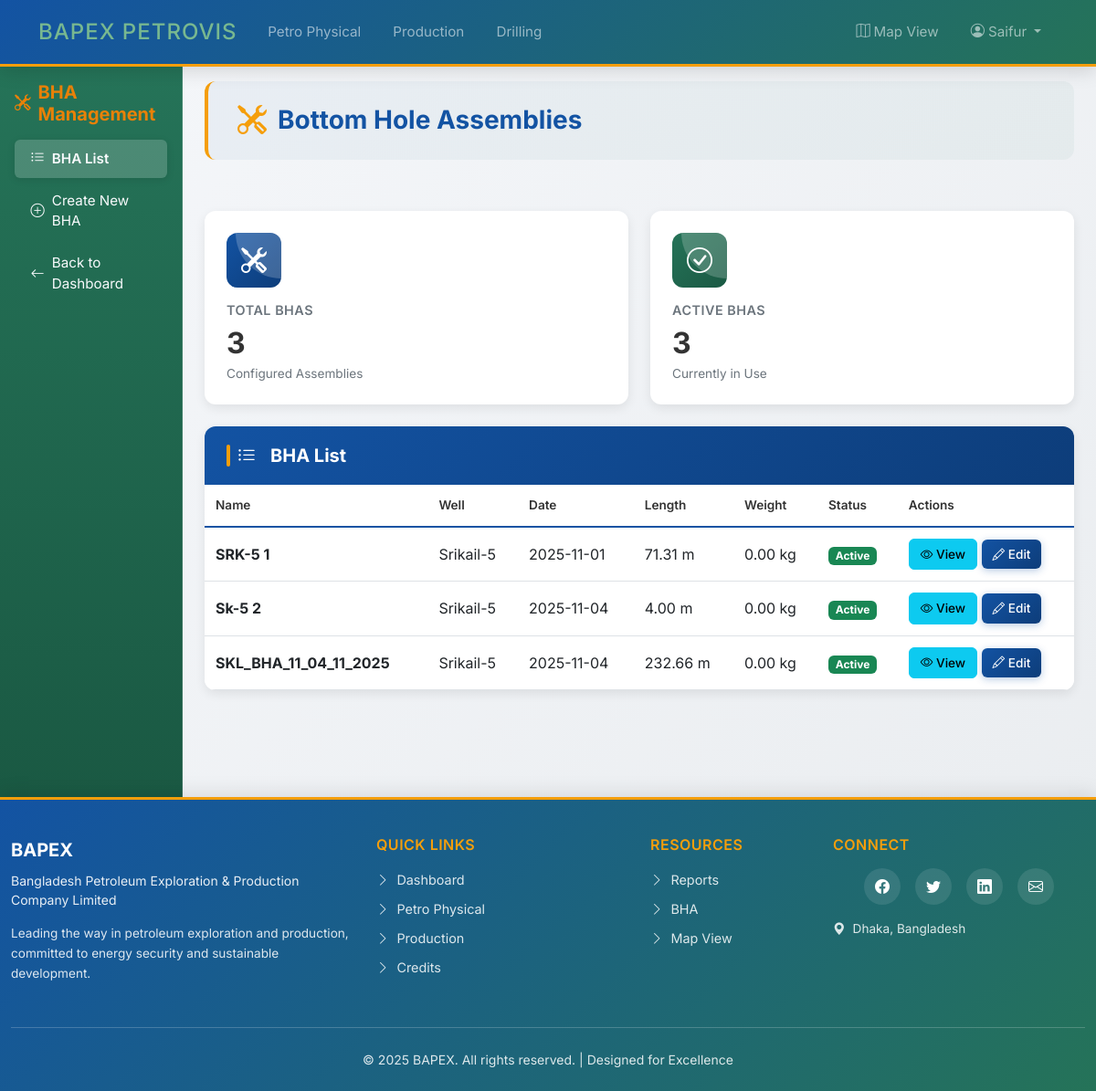
Screenshot of /bha/ (signed in) with the database file from the repository.
### plotter/models.py (models this page shows, shortened)
class BHA(models.Model):
    name = models.CharField(max_length=200)
    drilling_report = models.ForeignKey(DailyDrillingReport, on_delete=models.CASCADE, related_name='bha_configurations')
    components = models.ManyToManyField(BHAComponent, through='BHAComponentPosition')
    total_length = models.FloatField(help_text="Total length in meters", null=True, blank=True)
    total_weight = models.FloatField(help_text="Total weight in kg", null=True, blank=True)
    created_at = models.DateTimeField(auto_now_add=True)
    updated_at = models.DateTimeField(auto_now=True)
    notes = models.TextField(null=True, blank=True)
    is_active = models.BooleanField(default=True)

class DailyDrillingReport(models.Model):
    well = models.ForeignKey(Well, on_delete=models.CASCADE, related_name='drilling_reports')
    report_no = models.IntegerField(blank=True, null=True)
    date = models.DateField(blank=True, null=True)
    depth_start = models.FloatField(help_text="start depth (MD) in meters")
    depth_end = models.FloatField(help_text="end depth (MD) in meters")
    depth_start_tvd = models.FloatField(help_text="start depth (TVD) in meters", blank=True, null=True)
    depth_end_tvd = models.FloatField(help_text="end depth (TVD) in meters", blank=True, null=True)
    current_operation = models.TextField(blank=True, null=True)
    present_activity = models.TextField(blank=True, null=True)
    csg = models.TextField(blank=True, null=True)
    last_csg = models.TextField(blank=True, null=True)
    next_program = models.TextField(blank=True, null=True)
    gas_show = models.BooleanField(default=False, help_text="Indicates if any gas show was observed during this report")
    comments = models.TextField(blank=True, null=True)
    class Meta:
        ordering = ['date', 'depth_start']
        verbose_name = 'Daily Drilling Report'
        verbose_name_plural = 'Daily Drilling Reports'

class Well(models.Model):
    name = models.CharField(max_length=100, unique=True)
    location = models.CharField(max_length=200, null=True, blank=True)
    type = models.CharField(max_length=200, null=True, blank=True)
    rig = models.CharField(max_length=200, null=True, blank=True)
    spud_date = models.DateField(null=True, blank=True)
    gas_field = models.ForeignKey(
        GasField,
        on_delete=models.CASCADE,
        related_name='wells'
    )

### plotter/bha_views.py (the view)
# urls.py: path('bha/', bha_views.bha_list, name='bha_list'),
@login_required
def bha_list(request):
    bhas = BHA.objects.select_related('drilling_report', 'drilling_report__well').all()
    active_bhas_count = BHA.objects.filter(is_active=True).count()
    return render(request, 'plotter/bha/list.html', {
        'bhas': bhas,
        'active_bhas_count': active_bhas_count
    })

### plotter/templates/plotter/bha/list.html (shortened to what this page needs)
{% extends 'plotter/bha/base_bha.html' %}
{% block bha_content %}
<div class="row">
    <div class="col-md-12 mb-4">
        <div class="bha-page-header">
            <h2>
                <i class="bi bi-tools"></i>
                Bottom Hole Assemblies
            </h2>
        </div>
    </div>
</div>
<div class="row">
    <div class="col-md-6 mb-4">
        <div class="card stats-card-modern card-blue">
            <div class="card-body">
                <div class="icon-wrapper">
                    <i class="bi bi-tools"></i>
                </div>
                <h5>Total BHAs</h5>
                <h2>{{ bhas|length }}</h2>
                <p>Configured Assemblies</p>
            </div>
        </div>
    </div>
    <div class="col-md-6 mb-4">
        <div class="card stats-card-modern card-green">
            <div class="card-body">
                <div class="icon-wrapper">
                    <i class="bi bi-check-circle"></i>
                </div>
                <h5>Active BHAs</h5>
                <h2>{{ active_bhas_count }}</h2>
                <p>Currently in Use</p>
            </div>
        </div>
    </div>
</div>
<div class="row">
    <div class="col-md-12">
        <div class="card table-card-modern">
            <div class="card-header">
                <h5>
                    <i class="bi bi-list-ul me-2"></i>BHA List
                </h5>
            </div>
            <div class="card-body p-0">
                <div class="table-responsive">
                    <table class="table table-hover">
                        <thead>
                            <tr>
                                <th>Name</th>
                                <th>Well</th>
                                <th>Date</th>
                                <th>Length</th>
                                <th>Weight</th>
                                <th>Status</th>
                                <th>Actions</th>
                            </tr>
                        </thead>
                        <tbody>
                            {% for bha in bhas %}
                            <tr>
                                <td><strong>{{ bha.name }}</strong></td>
                                <td>{{ bha.drilling_report.well.name }}</td>
                                <td>{{ bha.drilling_report.date|date:"Y-m-d" }}</td>
                                <td>{{ bha.total_length|floatformat:2 }} m</td>
                                <td>{{ bha.total_weight|floatformat:2 }} kg</td>
                                <td>
                                    {% if bha.is_active %}
                                    <span class="badge bg-success">Active</span>
                                    {% else %}
                                    <span class="badge bg-secondary">Inactive</span>
                                    {% endif %}
                                </td>
                                <td>
                                    <a href="{% url 'bha_detail' bha.id %}" class="btn btn-sm btn-info btn-action">
                                        <i class="bi bi-eye"></i> View
                                    </a>
                                    <a href="{% url 'bha_edit_designer' bha.id %}" class="btn btn-sm btn-primary btn-action">
                                        <i class="bi bi-pencil"></i> Edit
                                    </a>
                                </td>
                            </tr>
                            {% endfor %}
                        </tbody>
                    </table>
                </div>
            </div>
        </div>
    </div>
</div>
{% endblock %}

### plotter/templates/base.html (shortened to what this page needs)
{% load static %}
<!DOCTYPE html>
<html lang="en">
<head>
    <link href="https://cdn.jsdelivr.net/npm/bootstrap@5.3.0/dist/css/bootstrap.min.css" rel="stylesheet">
    <link rel="stylesheet" href="https://cdn.jsdelivr.net/npm/bootstrap-icons@1.7.2/font/bootstrap-icons.css">
</head>
<body>
    <nav class="navbar navbar-expand-lg navbar-dark">
        <div class="container">
            <a class="navbar-brand d-flex align-items-center" href="{% url 'dashboard' %}" style="text-decoration: none;">
                <span style="font-size: 1.5rem; font-weight: 500; letter-spacing: 1px; color: #78B890; text-transform: uppercase; font-family: 'Inter', sans-serif;">BAPEX PETROVIS</span>
            </a>
            <div class="collapse navbar-collapse" id="navbarNav">
                <ul class="navbar-nav me-auto mb-2 mb-lg-0">
                    <li class="nav-item">
                        <a class="nav-link {% if request.resolver_match.url_name == 'graph_view' %}active{% endif %}" href="{% url 'graph_view' %}">Petro Physical</a>
                    </li>
                    <li class="nav-item">
                        <a class="nav-link {% if request.resolver_match.url_name == 'production_fields' %}active{% endif %}" href="{% url 'production_fields' %}">Production</a>
                    </li>
                    <li class="nav-item">
                        <a class="nav-link {% if request.resolver_match.url_name == 'drilling_reports_index' %}active{% endif %}" href="{% url 'drilling_reports_index' %}">Drilling</a>
                    </li>
                </ul>
                <ul class="navbar-nav">
                    <li class="nav-item">
                        <a class="nav-link" href="https://www.bogdp.gov.bd/" target="_blank">
                            <i class="bi bi-map me-1"></i>Map View
                        </a>
                    </li>
                    {% if user.is_authenticated %}
                    <li class="nav-item dropdown">
                        <a class="nav-link dropdown-toggle" href="#" id="navbarDropdown" role="button" data-bs-toggle="dropdown" aria-expanded="false">
                            <i class="bi bi-person-circle me-1"></i>{{ user.username }}
                        </a>
                    </li>
                    {% else %}
                    <li class="nav-item">
                        <a class="nav-link" href="{% url 'login' %}">
                            <i class="bi bi-box-arrow-in-right me-1"></i>Login
                        </a>
                    </li>
                    {% endif %}
                </ul>
            </div>
        </div>
    </nav>
    <div class="main-content">
        {% block content %}
        {% endblock %}
    </div>
    <footer class="footer">
        <div class="container">
            <div class="row g-4">
                <div class="col-lg-4 col-md-6">
                    <div class="footer-brand">BAPEX</div>
                    <p class="footer-tagline">Bangladesh Petroleum Exploration & Production Company Limited</p>
                    <p style="font-size: 0.85rem; opacity: 0.85; line-height: 1.6;">
                        Leading the way in petroleum exploration and production, committed to energy security and sustainable development.
                    </p>
                </div>
                <div class="col-lg-3 col-md-6">
                    <h6 class="footer-heading">Quick Links</h6>
                    <ul class="footer-links">
                        <li><a href="{% url 'dashboard' %}"><i class="bi bi-chevron-right"></i>Dashboard</a></li>
                        <li><a href="{% url 'graph_view' %}"><i class="bi bi-chevron-right"></i>Petro Physical</a></li>
                        <li><a href="{% url 'production_fields' %}"><i class="bi bi-chevron-right"></i>Production</a></li>
                        <li><a href="{% url 'credits' %}"><i class="bi bi-chevron-right"></i>Credits</a></li>
                    </ul>
                </div>
                <div class="col-lg-2 col-md-6">
                    <h6 class="footer-heading">Resources</h6>
                    <ul class="footer-links">
                        <li><a href="{% url 'drilling_reports_index' %}"><i class="bi bi-chevron-right"></i>Reports</a></li>
                        <li><a href="{% url 'bha_list' %}"><i class="bi bi-chevron-right"></i>BHA</a></li>
                        <li><a href="https://www.bogdp.gov.bd/" target="_blank"><i class="bi bi-chevron-right"></i>Map View</a></li>
                    </ul>
                </div>
                <div class="col-lg-3 col-md-6">
                    <h6 class="footer-heading">Connect</h6>
                    <div class="social-links">
                        <a href="#" title="Facebook" aria-label="Facebook"><i class="bi bi-facebook"></i></a>
                        <a href="#" title="Twitter" aria-label="Twitter"><i class="bi bi-twitter"></i></a>
                        <a href="#" title="LinkedIn" aria-label="LinkedIn"><i class="bi bi-linkedin"></i></a>
                        <a href="#" title="Email" aria-label="Email"><i class="bi bi-envelope"></i></a>
                    </div>
                    <p style="font-size: 0.85rem; opacity: 0.85; margin-top: 1rem;">
                        <i class="bi bi-geo-alt-fill me-2"></i>Dhaka, Bangladesh
                    </p>
                </div>
            </div>
            <div class="footer-bottom">
                <p>&copy; 2025 BAPEX. All rights reserved. | Designed for Excellence</p>
            </div>
        </div>
    </footer>
</body>
</html>

### plotter/templates/base.html (style rules this page uses)
:root { --primary-blue: #1353A3; --secondary-amber: #F59E0B; --tertiary-green: #257358; --light-gray: #f5f5f5; --dark-gray: #333333; --text-color: #212529; --muted-color: #6c757d; }
* { margin: 0; padding: 0; box-sizing: border-box; }
body { font-family: 'Inter', 'Segoe UI', 'Arial', sans-serif; min-height: 100vh; display: flex; flex-direction: column; color: var(--text-color); background: linear-gradient(135deg, #f5f7fa 0%, #e9ecef 100%); }
.navbar { background: linear-gradient(135deg, var(--primary-blue) 0%, var(--tertiary-green) 100%) !important; padding: 0.75rem 1rem; min-height: 65px; box-shadow: 0 4px 20px rgba(0,0,0,0.15); border-bottom: 3px solid var(--secondary-amber); position: sticky; top: 0; z-index: 1000; }
.navbar-brand { font-size: 1.2rem; transition: transform 0.2s; }
.navbar-brand span { color: #78B890 !important; }
.nav-link { font-size: 0.95rem; padding: 0.6rem 1.1rem !important; transition: all 0.3s ease; border-radius: 6px; position: relative; }
.nav-link::before { content: ''; position: absolute; bottom: 0; left: 50%; width: 0; height: 2px; background: var(--secondary-amber); transition: all 0.3s ease; transform: translateX(-50%); }
.main-content { flex: 1; min-height: 0; padding: 0; width: 100%; }
.footer { background: linear-gradient(135deg, var(--primary-blue) 0%, var(--tertiary-green) 100%); color: white; padding: 2.5rem 0 1.5rem; margin-top: auto; border-top: 3px solid var(--secondary-amber); box-shadow: 0 -4px 20px rgba(0, 0, 0, 0.1); }
.footer .container { max-width: 1200px; }
.footer-brand { font-size: 1.25rem; font-weight: 700; margin-bottom: 0.5rem; color: white; }
.footer-tagline { font-size: 0.875rem; opacity: 0.9; margin-bottom: 1rem; }
.footer-links { list-style: none; padding: 0; margin: 0; }
.footer-links li { margin-bottom: 0.5rem; }
.footer-links a { color: rgba(255, 255, 255, 0.85); text-decoration: none; font-size: 0.9rem; transition: all 0.2s ease; display: inline-flex; align-items: center; }
.footer-links a i { margin-right: 0.5rem; }
.footer-heading { font-size: 1rem; font-weight: 600; margin-bottom: 1rem; color: var(--secondary-amber); text-transform: uppercase; letter-spacing: 0.5px; }
.footer-bottom { margin-top: 2rem; padding-top: 1.5rem; border-top: 1px solid rgba(255, 255, 255, 0.2); text-align: center; }
.footer-bottom p { margin: 0; font-size: 0.875rem; opacity: 0.85; }
.social-links { display: flex; gap: 1rem; justify-content: center; margin-bottom: 1rem; }
.social-links a { display: inline-flex; align-items: center; justify-content: center; width: 40px; height: 40px; background: rgba(255, 255, 255, 0.1); border-radius: 50%; color: white; text-decoration: none; transition: all 0.3s ease; }
.card { border: none; border-radius: 12px; box-shadow: 0 4px 12px rgba(0,0,0,0.08); transition: all 0.3s ease; background: white; overflow: hidden; }
.card-header { background: linear-gradient(135deg, var(--primary-green) 0%, #257358 100%); color: white; border: none; padding: 1.25rem 1.5rem; font-weight: 600; }
.card-header h6, .card-header h5 { font-weight: 700; margin: 0; }
.btn-primary { background: linear-gradient(135deg, var(--primary-blue) 0%, #0d3d7a 100%); border: none; padding: 0.6rem 1.5rem; border-radius: 8px; font-weight: 600; transition: all 0.3s ease; box-shadow: 0 2px 8px rgba(19,83,163,0.3); }

### rows the page displays
BHA: name "SRK-5 1", drilling_report.well.name "Srikail-5", drilling_report "2025-11-01", total_length "71.31", total_weight "0.00", is_active "Active"
BHA: name "Sk-5 2", drilling_report.well.name "Srikail-5", drilling_report "2025-11-04", total_length "4.00", total_weight "0.00", is_active "Active"
BHA: name "SKL_BHA_11_04_11_2025", drilling_report.well.name "Srikail-5", drilling_report "2025-11-04", total_length "232.66", total_weight "0.00", is_active "Active"

### other values shown
{{ user.username }} "Saifur"
{{ bhas|length }} "3"
{{ active_bhas_count }} "3"
